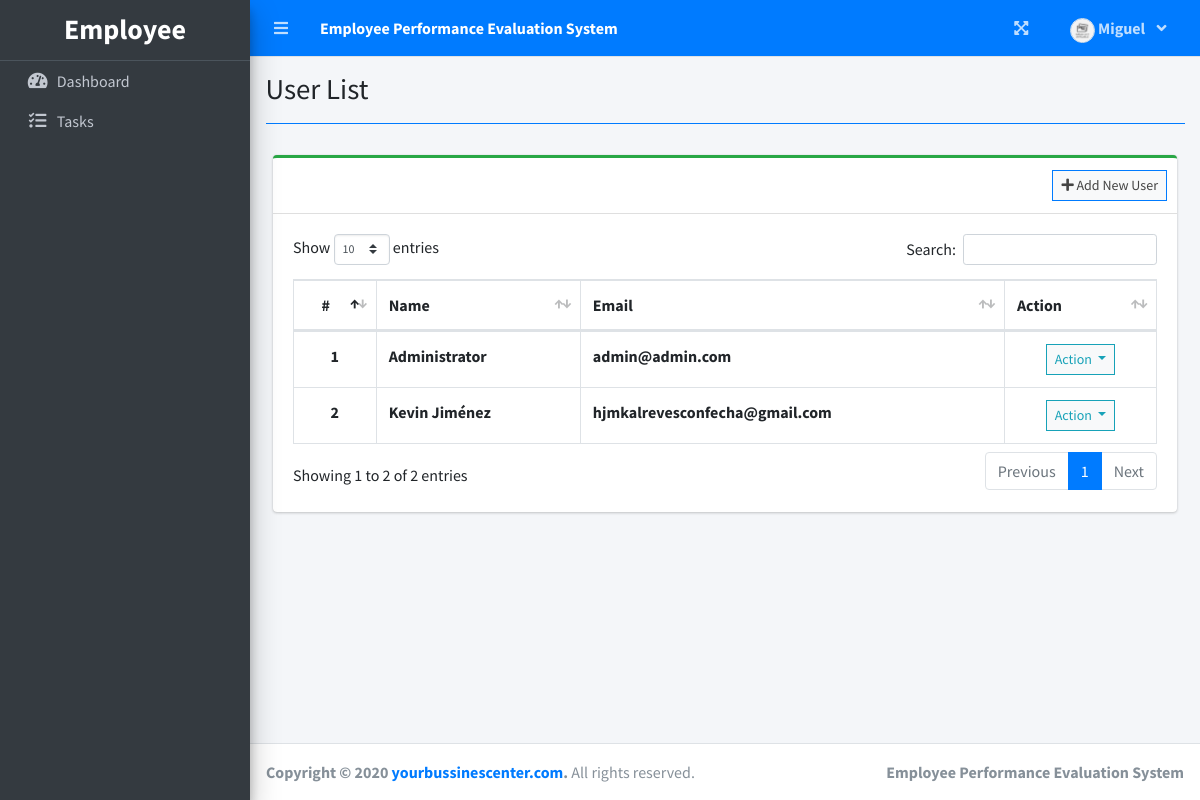
The app's page /index.php?page=user_list (signed in) with its own data.
### tables this page shows
CREATE TABLE `users` (
  `id` int(30) NOT NULL,
  `firstname` varchar(200) NOT NULL,
  `lastname` varchar(200) NOT NULL,
  `email` varchar(200) NOT NULL,
  `password` text NOT NULL,
  `avatar` text DEFAULT NULL,
  `date_created` datetime NOT NULL DEFAULT current_timestamp()
);

### user_list.php (the view, shortened to what this page needs)
<?php include'db_connect.php' ?>
<div class="col-lg-12">
	<div class="card card-outline card-success">
		<div class="card-header">
			<div class="card-tools">
				<a class="btn btn-block btn-sm btn-default btn-flat border-primary" href="./index.php?page=new_user"><i class="fa fa-plus"></i> Add New User</a>
			</div>
		</div>
		<div class="card-body">
			<table class="table tabe-hover table-bordered" id="list">
				<thead>
					<tr>
						<th class="text-center">#</th>
						<th>Name</th>
						<th>Email</th>
						<th>Action</th>
					</tr>
				</thead>
				<tbody>
					<?php
					$i = 1;
					$qry = $conn->query("SELECT *,concat(firstname,' ',lastname) as name FROM users order by concat(firstname,' ',lastname) asc");
					while($row= $qry->fetch_assoc()):
					?>
					<tr>
						<th class="text-center"><?php echo $i++ ?></th>
						<td><b><?php echo ucwords($row['name']) ?></b></td>
						<td><b><?php echo $row['email'] ?></b></td>
						<td class="text-center">
							<button type="button" class="btn btn-default btn-sm btn-flat border-info wave-effect text-info dropdown-toggle" data-toggle="dropdown" aria-expanded="true">
		                      Action
		                    </button>
						</td>
					</tr>
				<?php endwhile; ?>
				</tbody>
			</table>
		</div>
	</div>
</div>

### records on screen
users: name "Administrator", email "admin@admin.com"
users: name "Kevin Jiménez", email "hjmkalrevesconfecha@gmail.com"

### other values on screen
$_SESSION['system']['name'] "Employee Performance Evaluation System"
$_SESSION['login_firstname'] "Miguel"
$title "User List"
